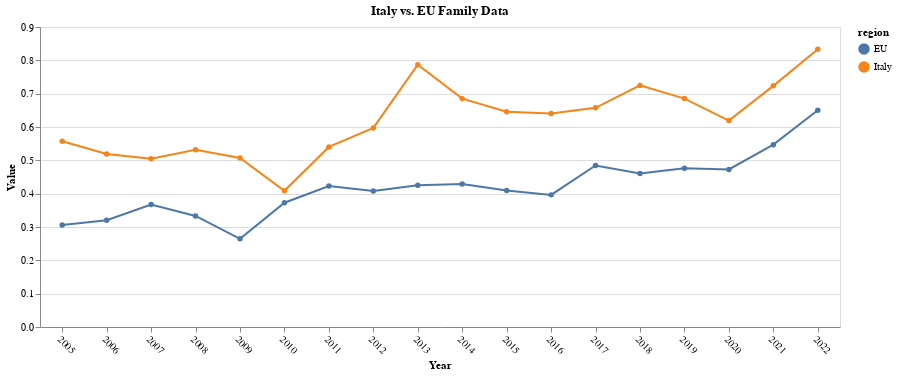

Source (notebook cell):
### Code cell
data_family_long = data_family.melt(id_vars=['TIME_PERIOD'], var_name='region', value_name='value')

base = alt.Chart(data_family_long).encode(
    x=alt.X('TIME_PERIOD:O', title='Year', axis=alt.Axis(labelAngle=45)),
    y=alt.Y('value:Q', title='Value'),
    color='region:N'
).properties(
    width=800,
    title='Italy vs. EU Family Data'
)

line_plot = base.mark_line(point=True).interactive()
line_plot.display()

### Figure 1 — Vega-Lite specification as saved in the notebook (floating-point values rounded to 4 significant figures)
{"config": {"view": {"continuousWidth": 300, "continuousHeight": 300}}, "data": {"name": "data-755249f73ce22f119e9fabbeb45c67c5"}, "mark": {"type": "line", "point": true}, "encoding": {"color": {"field": "region", "type": "nominal"}, "x": {"axis": {"labelAngle": 45}, "field": "TIME_PERIOD", "title": "Year", "type": "ordinal"}, "y": {"field": "value", "title": "Value", "type": "quantitative"}}, "params": [{"name": "param_2", "select": {"type": "interval", "encodings": ["x", "y"]}, "bind": "scales"}], "title": "Italy vs. EU Family Data", "width": 800, "$schema": "https://vega.github.io/schema/vega-lite/v5.6.1.json", "datasets": {"data-755249f73ce22f119e9fabbeb45c67c5": [{"TIME_PERIOD": 2005, "region": "Italy", "value": 0.5574}, {"TIME_PERIOD": 2006, "region": "Italy", "value": 0.5193}, {"TIME_PERIOD": 2007, "region": "Italy", "value": 0.5049}, {"TIME_PERIOD": 2008, "region": "Italy", "value": 0.5314}, {"TIME_PERIOD": 2009, "region": "Italy", "value": 0.5071}, {"TIME_PERIOD": 2010, "region": "Italy", "value": 0.4085}, {"TIME_PERIOD": 2011, "region": "Italy", "value": 0.5402}, {"TIME_PERIOD": 2012, "region": "Italy", "value": 0.5972}, {"TIME_PERIOD": 2013, "region": "Italy", "value": 0.7869}, {"TIME_PERIOD": 2014, "region": "Italy", "value": 0.6851}, {"TIME_PERIOD": 2015, "region": "Italy", "value": 0.6458}, {"TIME_PERIOD": 2016, "region": "Italy", "value": 0.6403}, {"TIME_PERIOD": 2017, "region": "Italy", "value": 0.6576}, {"TIME_PERIOD": 2018, "region": "Italy", "value": 0.7249}, {"TIME_PERIOD": 2019, "region": "Italy", "value": 0.6852}, {"TIME_PERIOD": 2020, "region": "Italy", "value": 0.6194}, {"TIME_PERIOD": 2021, "region": "Italy", "value": 0.7234}, {"TIME_PERIOD": 2022, "region": "Italy", "value": 0.8332}, {"TIME_PERIOD": 2005, "region": "EU", "value": 0.3058}, {"TIME_PERIOD": 2006, "region": "EU", "value": 0.3204}, {"TIME_PERIOD": 2007, "region": "EU", "value": 0.3676}, {"TIME_PERIOD": 2008, "region": "EU", "value": 0.3331}, {"TIME_PERIOD": 2009, "region": "EU", "value": 0.2646}, {"TIME_PERIOD": 2010, "region": "EU", "value": 0.3728}, {"TIME_PERIOD": 2011, "region": "EU", "value": 0.4231}, {"TIME_PERIOD": 2012, "region": "EU", "value": 0.4078}, {"TIME_PERIOD": 2013, "region": "EU", "value": 0.4254}, {"TIME_PERIOD": 2014, "region": "EU", "value": 0.429}, {"TIME_PERIOD": 2015, "region": "EU", "value": 0.4096}, {"TIME_PERIOD": 2016, "region": "EU", "value": 0.3964}, {"TIME_PERIOD": 2017, "region": "EU", "value": 0.4845}, {"TIME_PERIOD": 2018, "region": "EU", "value": 0.4602}, {"TIME_PERIOD": 2019, "region": "EU", "value": 0.4766}, {"TIME_PERIOD": 2020, "region": "EU", "value": 0.4727}, {"TIME_PERIOD": 2021, "region": "EU", "value": 0.5471}, {"TIME_PERIOD": 2022, "region": "EU", "value": 0.6501}]}}
